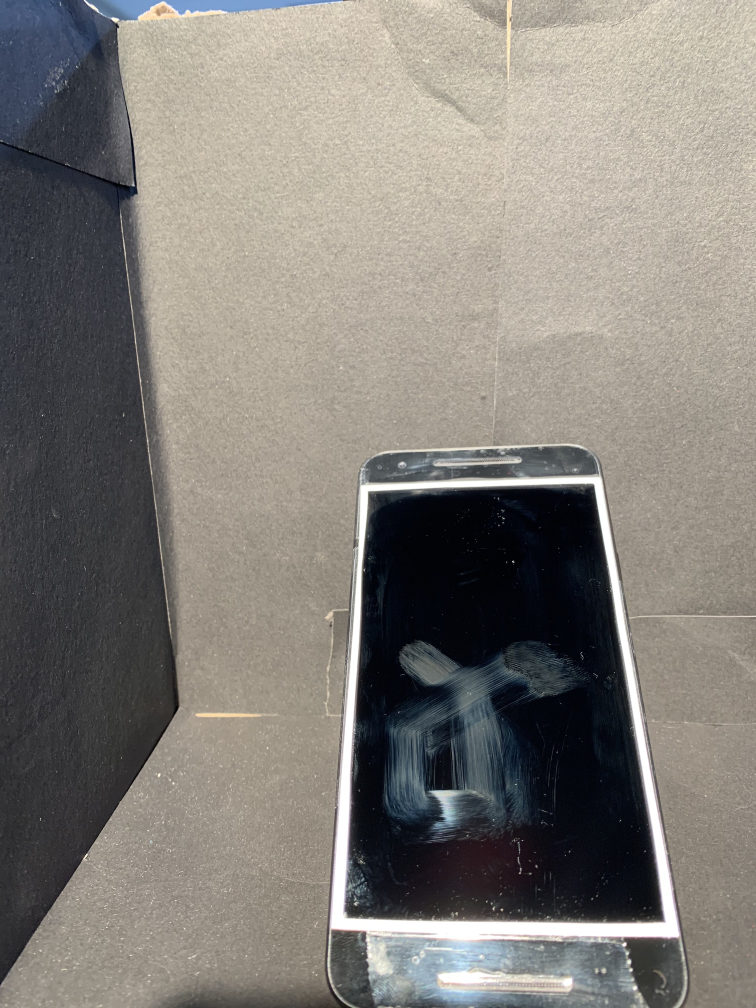
#> input picture data/5.jpg, 3024 x 4032 px, found by its file name (shown at 1/4 size)
$ python detection_v1.py
#> lines starting #> are read from the running program, lines starting #| are printed output that depends on the picture; after the words box and inside, x2 and y2 are one past the last pixel; in counts of white or black regions, pixels touching at a corner belong together
import cv2 as cv
import numpy as np
from matplotlib import pyplot as plt
from PIL import Image


def matching(image, ref):

    methods = ['cv.TM_CCOEFF','cv.TM_CCOEFF_NORMED','cv.TM_CCORR','cv.TM_CCORR_NORMED','cv.TM_SQDIFF','cv.TM_SQDIFF_NORMED']
    w, h = ref.shape[::-1]

    for meth in methods:
        #meth = 'cv.TM_SQDIFF'
        img_ = image.copy()
        print(type(img_))

        #imgray = cv.cvtColor(img, cv.COLOR_BGR2GRAY)
        method = eval(meth)

        # Apply template Matching
        res = cv.matchTemplate(img_,ref,method)
        min_val, max_val, min_loc, max_loc = cv.minMaxLoc(res)

        if method in [cv.TM_SQDIFF, cv.TM_SQDIFF_NORMED]:
            top_left = min_loc
        else:
            top_left = max_loc
        # Calculate top left location and bottom up location.

        #top_left = min_loc
        bottom_right = (top_left[0] + w, top_left[1] + h)
        cv.rectangle(img_,top_left,bottom_right,(255,0,0),5)


        plt.subplot(121),plt.imshow(res,cmap = 'gray')
        plt.title('Matching Result'), plt.xticks([]), plt.yticks([])
        plt.subplot(122),plt.imshow(img_,cmap = 'gray')
        plt.title('Detected Point'), plt.xticks([]), plt.yticks([])
        plt.suptitle(meth)
        plt.show()
        # Slice image according to mathcing (ROI)
        area = img_[top_left[1]: bottom_right[1], top_left[0]:bottom_right[0]]
        #print(type(area))
    return area

def canny(image):

    # Apply Canny Edge detection.
    edges = cv.Canny(image, 60, 20)
    #w,h = edges.shape[::-1]
    #print(w, h)
    return edges

def img_trim(img, x, y, w, h):

    img_trim = img[y:y+h, x:x+w] #trim한 결과를 img_trim에 담는다
    w1,h1 = img_trim.shape[0:2]

    return img_trim

if __name__ == "__main__":
    img = cv.imread('data/5.JPG')
#> img is the input picture: shape (4032, 3024, 3); mean B, G, R 120.5, 126.3, 130.3
    #template = cv.imread('data/03_29/confer7.png')

    img = cv.resize(img, dsize=(600, 900), interpolation=cv.INTER_AREA)
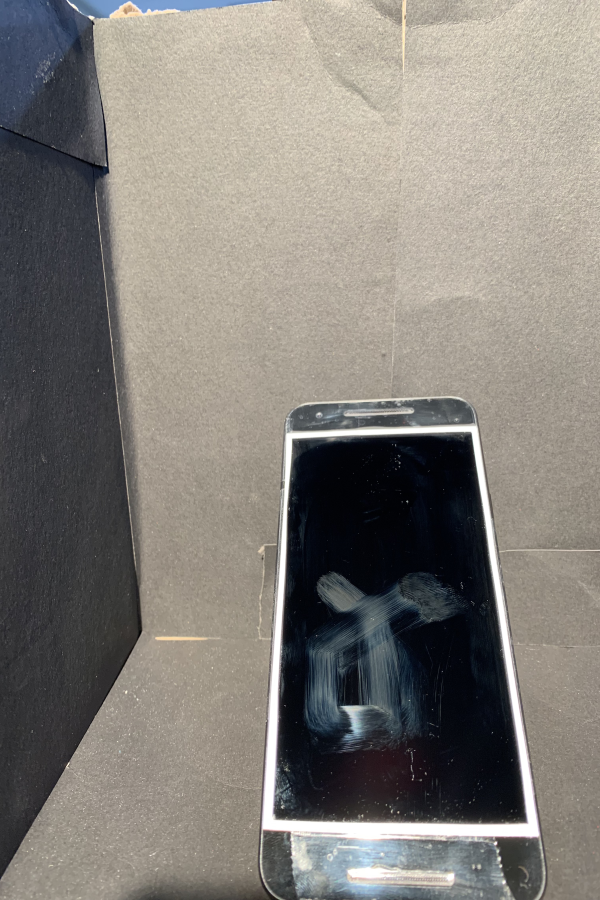
#> img: shape (900, 600, 3); mean B, G, R 120.5, 126.3, 130.3
    #template = cv.resize(template, dsize=(600, 900), interpolation=cv.INTER_AREA)

    kernel = np.ones((12,12), np.uint8)
    kernel1 = cv.getStructuringElement(cv.MORPH_ELLIPSE, ksize=(3,3))

    # --- 노이즈 제거 ---
    img_noise = cv.morphologyEx(img, cv.MORPH_ELLIPSE, kernel1)
    #img_noise = cv.morphologyEx(img, cv.MORPH_ERODE, kernel, iterations=1)
    #template_noise = cv.morphologyEx(template, cv.MORPH_ELLIPSE, kernel1, iterations=1)


    # --- threshold ---
    ret, thresh = cv.threshold(img_noise,240,255, cv.THRESH_BINARY)
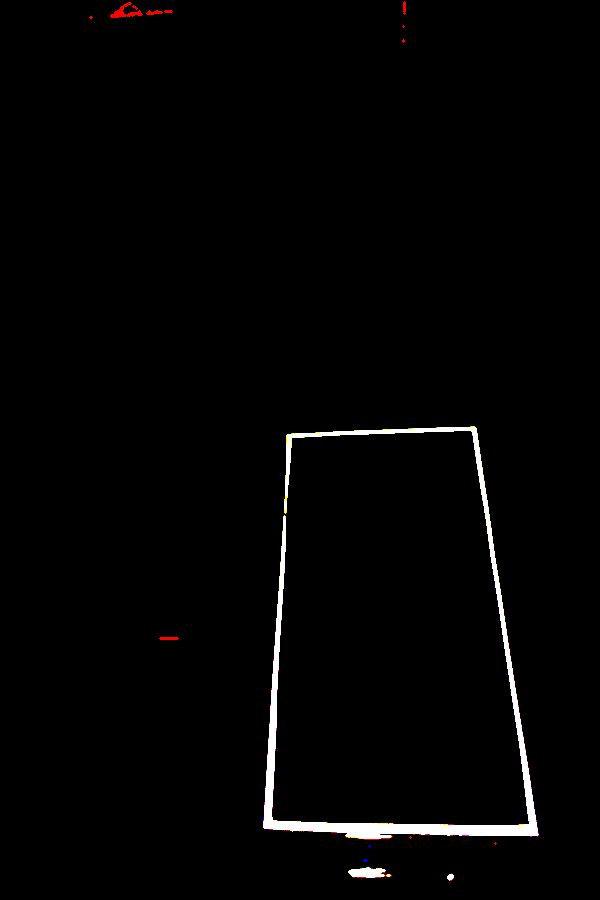
#> thresh: shape (900, 600, 3); mean B, G, R 4, 4, 4.3

    # --- Canny Edge detection ---
    refer11 = canny(thresh)
#> in canny, `edges = cv.Canny(image, 60, 20)`:
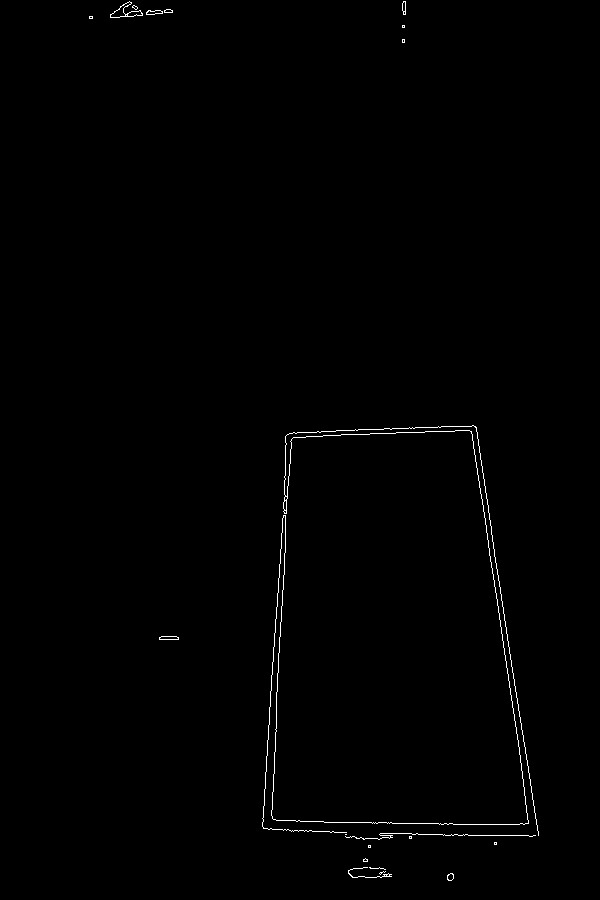
#> edges: shape (900, 600); 0.55% white in thin lines or dots, all inside (x1, y1, x2, y2) = (89, 1, 539, 881)
    result = cv.dilate(refer11, kernel, iterations = 1)
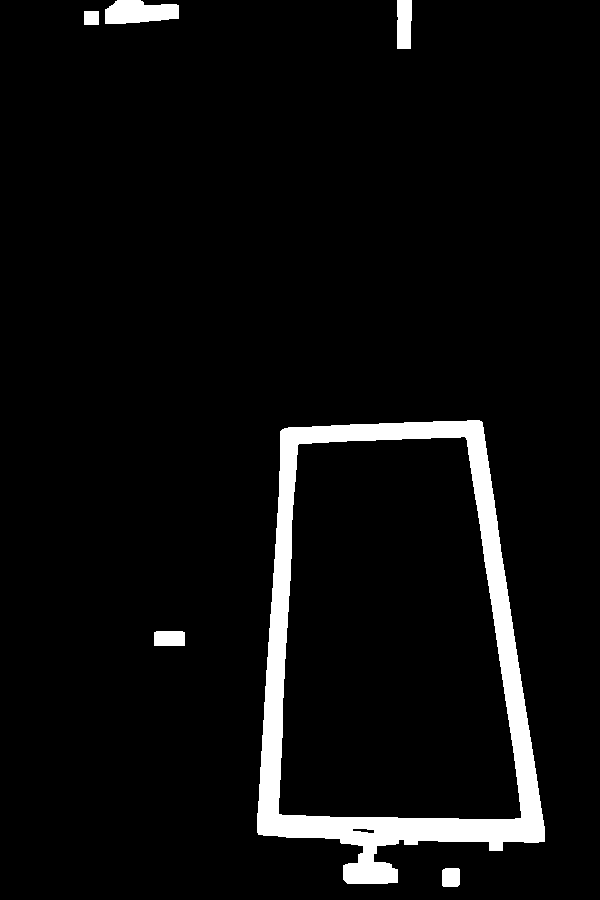
#> result: shape (900, 600); 5.4% white; 6 white regions


    # ---------  컨투어 --------------------------
    contours, hierachy = cv.findContours(result, cv.RETR_TREE,cv.CHAIN_APPROX_SIMPLE)
#> contours = 8 contours; box (x1, y1, x2, y2) and area: (257, 420, 545, 884) 103198, (278, 436, 522, 820) 78612, (105, 0, 179, 24) 1308, (397, 0, 412, 49) 642, (154, 631, 185, 646) 417, (442, 868, 460, 887) 300, (84, 11, 99, 25) 182, (352, 828, 375, 834) 76

    # 컨투어 값 중 스크린 컨투어 값 찾기.
    contour_list = []
    for cnt in contours:
        m = len(cnt)
        contour_list.append(m)
#> this loop made 8 passes
#> m on passes 1, 2, 3, 4, 5, 7, 8: 10, 8, 275, 14, 182, 10, 36
#> (cnt, m) on pass 6: ([[84, 11], [84, 24], [98, 24], [98, 11]], 4)
#> after the loop, contour_list = [10, 8, 275, 14, 182, 4, 10, 36]
    max_ = max(contour_list)
#> max_ = 275
    index_ = contour_list.index(max_)
#> index_ = 2
    contour_list.remove(max_)
    screen = max(contour_list)
#> screen = 182
    contour_list.insert(index_, max_)

    cnt = contours[contour_list.index(screen)]
#> cnt = contour of 182 points, box (x1, y1, x2, y2) (278, 436, 522, 820), area 78612
    epsilon = 0.1 * cv.arcLength(cnt, True)
#> epsilon = 119.8
    approx = cv.approxPolyDP(cnt, epsilon, True)
#> approx = [[464, 436], [521, 817], [279, 814], [297, 445]]


    img_t = img_trim(img, approx[3][0][0], approx[3][0][1],approx[0][0][0]-approx[3][0][0], approx[2][0][1]-approx[3][0][1] )
    # [10 lines of commented-out code are left out]
    t_noise = cv.morphologyEx(img_t, cv.MORPH_ERODE, kernel, iterations=1)
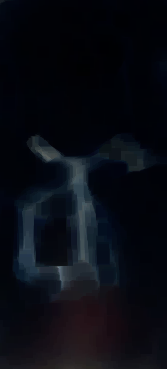
#> t_noise: shape (369, 167, 3); mean B, G, R 18.7, 11.6, 9.1

    cc = canny(t_noise)
#> in canny (call 2), `edges = cv.Canny(image, 60, 20)`:
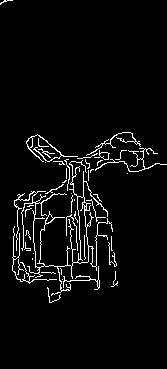
#> edges: shape (369, 167); 4.3% white in thin lines or dots, all inside (x1, y1, x2, y2) = (0, 0, 167, 303)

    lines = cv.HoughLines(cc,1,np.pi/180, 10)

    for rho, theta in lines[0]:
        a = np.cos(theta)
        b = np.sin(theta)
        x0 = a * rho
        y0 = b * rho
        x1 = int(x0 + 1000*(-b))
        y1 = int(y0 + 1000*(a))
        x2 = int(x0 - 1000*(-b))
        y2 = int(y0 - 1000*(a))

        cv.line(img_t,(x1,y1),(x2,y2),(0,255,0), 2)
#> this loop made 1 pass
#> (rho, theta, a, b, x0, y0, x1, y1) on pass 1: (-80, 3.12, -1, 0.0175, 79.99, -1.4, 62, -1001)
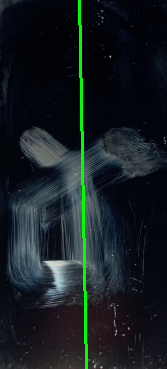
#> img_t: shape (369, 167, 3); mean B, G, R 32.6, 29.9, 21.4

    cv.imshow("img",cc)

    cv.waitKey(0)


    #lines = cv.Hou
